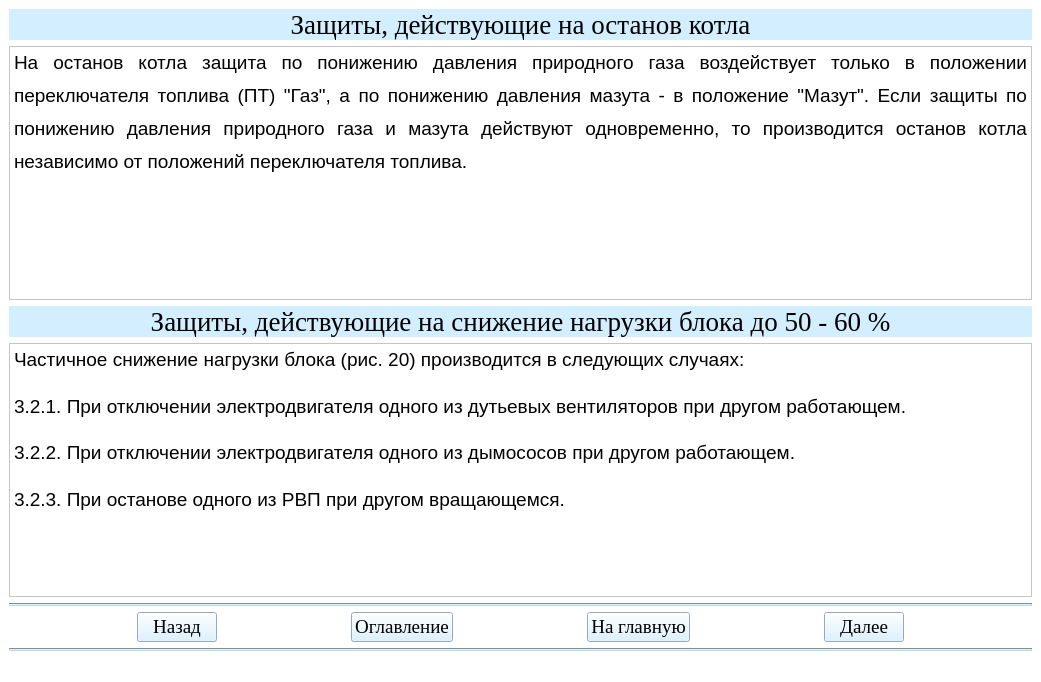
<?xml version="1.0" encoding="UTF-8"?>
<ui version="4.0">
 <class>Teoria30Window</class>
 <widget class="QMainWindow" name="Teoria30Window">
  <property name="geometry">
   <rect>
    <x>0</x>
    <y>0</y>
    <width>1041</width>
    <height>682</height>
   </rect>
  </property>
  <property name="windowTitle">
   <string>АУК</string>
  </property>
  <property name="styleSheet">
   <string notr="true">background-color: rgb(255, 255, 255);</string>
  </property>
  <widget class="QWidget" name="centralwidget">
   <layout class="QGridLayout" name="gridLayout">
    <item row="1" column="0">
     <widget class="QTextBrowser" name="textBrowser">
      <property name="html">
       <string>&lt;!DOCTYPE HTML PUBLIC &quot;-//W3C//DTD HTML 4.0//EN&quot; &quot;http://www.w3.org/TR/REC-html40/strict.dtd&quot;&gt;
&lt;html&gt;&lt;head&gt;&lt;meta name=&quot;qrichtext&quot; content=&quot;1&quot; /&gt;&lt;style type=&quot;text/css&quot;&gt;
p, li { white-space: pre-wrap; }
&lt;/style&gt;&lt;/head&gt;&lt;body style=&quot; font-family:'MS Shell Dlg 2'; font-size:8.25pt; font-weight:400; font-style:normal;&quot;&gt;
&lt;p align=&quot;justify&quot; style=&quot; margin-top:12px; margin-bottom:0px; margin-left:0px; margin-right:0px; -qt-block-indent:0; text-indent:0px; line-height:150%;&quot;&gt;&lt;span style=&quot; font-family:'Times New Roman,serif'; font-size:14pt;&quot;&gt;На останов котла защита по понижению давления природного газа воздействует только в положении переключателя топлива (ПТ) &amp;quot;Газ&amp;quot;, а по понижению давления мазута - в положение &amp;quot;Мазут&amp;quot;. Если защиты по понижению давления природного газа и мазута действуют одновременно, то производится останов котла независимо от положений переключателя топлива.&lt;/span&gt;&lt;span style=&quot; font-size:8pt;&quot;&gt; &lt;/span&gt;&lt;/p&gt;&lt;/body&gt;&lt;/html&gt;</string>
      </property>
     </widget>
    </item>
    <item row="0" column="0">
     <widget class="QLabel" name="label_3">
      <property name="font">
       <font>
        <family>Times New Roman</family>
        <pointsize>20</pointsize>
       </font>
      </property>
      <property name="styleSheet">
       <string notr="true">background-color: rgb(211, 239, 255);</string>
      </property>
      <property name="text">
       <string>Защиты, действующие на останов котла</string>
      </property>
      <property name="alignment">
       <set>Qt::AlignCenter</set>
      </property>
     </widget>
    </item>
    <item row="4" column="0">
     <widget class="QTextBrowser" name="textBrowser_2">
      <property name="html">
       <string>&lt;!DOCTYPE HTML PUBLIC &quot;-//W3C//DTD HTML 4.0//EN&quot; &quot;http://www.w3.org/TR/REC-html40/strict.dtd&quot;&gt;
&lt;html&gt;&lt;head&gt;&lt;meta name=&quot;qrichtext&quot; content=&quot;1&quot; /&gt;&lt;style type=&quot;text/css&quot;&gt;
p, li { white-space: pre-wrap; }
&lt;/style&gt;&lt;/head&gt;&lt;body style=&quot; font-family:'MS Shell Dlg 2'; font-size:8.25pt; font-weight:400; font-style:normal;&quot;&gt;
&lt;p align=&quot;justify&quot; style=&quot; margin-top:12px; margin-bottom:0px; margin-left:0px; margin-right:0px; -qt-block-indent:0; text-indent:0px; line-height:150%;&quot;&gt;&lt;span style=&quot; font-family:'Times New Roman,serif'; font-size:14pt;&quot;&gt;Частичное снижение нагрузки блока (рис. 20) производится в следующих случаях:&lt;/span&gt;&lt;span style=&quot; font-size:8pt;&quot;&gt; &lt;/span&gt;&lt;/p&gt;
&lt;p align=&quot;justify&quot; style=&quot; margin-top:12px; margin-bottom:0px; margin-left:0px; margin-right:0px; -qt-block-indent:0; text-indent:0px; line-height:150%;&quot;&gt;&lt;span style=&quot; font-family:'Times New Roman,serif'; font-size:14pt;&quot;&gt;3.2.1. При отключении электродвигателя одного из дутьевых вентиляторов при другом работающем.&lt;/span&gt;&lt;span style=&quot; font-size:8pt;&quot;&gt; &lt;/span&gt;&lt;/p&gt;
&lt;p align=&quot;justify&quot; style=&quot; margin-top:12px; margin-bottom:0px; margin-left:0px; margin-right:0px; -qt-block-indent:0; text-indent:0px; line-height:150%;&quot;&gt;&lt;span style=&quot; font-family:'Times New Roman,serif'; font-size:14pt;&quot;&gt;3.2.2. При отключении электродвигателя одного из дымососов при другом работающем.&lt;/span&gt;&lt;span style=&quot; font-size:8pt;&quot;&gt; &lt;/span&gt;&lt;/p&gt;
&lt;p align=&quot;justify&quot; style=&quot; margin-top:12px; margin-bottom:0px; margin-left:0px; margin-right:0px; -qt-block-indent:0; text-indent:0px; line-height:150%;&quot;&gt;&lt;span style=&quot; font-family:'Times New Roman,serif'; font-size:14pt;&quot;&gt;3.2.3. При останове одного из РВП при другом вращающемся.&lt;/span&gt;&lt;span style=&quot; font-size:8pt;&quot;&gt; &lt;/span&gt;&lt;/p&gt;&lt;/body&gt;&lt;/html&gt;</string>
      </property>
     </widget>
    </item>
    <item row="6" column="0">
     <layout class="QHBoxLayout" name="horizontalLayout">
      <item>
       <spacer name="horizontalSpacer_2">
        <property name="orientation">
         <enum>Qt::Horizontal</enum>
        </property>
        <property name="sizeHint" stdset="0">
         <size>
          <width>40</width>
          <height>20</height>
         </size>
        </property>
       </spacer>
      </item>
      <item>
       <widget class="QPushButton" name="btn_return30">
        <property name="sizePolicy">
         <sizepolicy hsizetype="Minimum" vsizetype="Fixed">
          <horstretch>0</horstretch>
          <verstretch>0</verstretch>
         </sizepolicy>
        </property>
        <property name="font">
         <font>
          <family>Times New Roman</family>
          <pointsize>14</pointsize>
          <weight>50</weight>
          <bold>false</bold>
         </font>
        </property>
        <property name="styleSheet">
         <string notr="true">background-color: rgb(211, 239, 255);
color: rgb(0, 0, 0);</string>
        </property>
        <property name="text">
         <string>Назад</string>
        </property>
       </widget>
      </item>
      <item>
       <spacer name="horizontalSpacer_5">
        <property name="orientation">
         <enum>Qt::Horizontal</enum>
        </property>
        <property name="sizeHint" stdset="0">
         <size>
          <width>40</width>
          <height>20</height>
         </size>
        </property>
       </spacer>
      </item>
      <item>
       <widget class="QPushButton" name="btn_oglavlenie30">
        <property name="font">
         <font>
          <family>Times New Roman</family>
          <pointsize>14</pointsize>
         </font>
        </property>
        <property name="styleSheet">
         <string notr="true">background-color: rgb(211, 239, 255);
color: rgb(0, 0, 0);</string>
        </property>
        <property name="text">
         <string>Оглавление</string>
        </property>
       </widget>
      </item>
      <item>
       <spacer name="horizontalSpacer">
        <property name="orientation">
         <enum>Qt::Horizontal</enum>
        </property>
        <property name="sizeHint" stdset="0">
         <size>
          <width>40</width>
          <height>20</height>
         </size>
        </property>
       </spacer>
      </item>
      <item>
       <widget class="QPushButton" name="btn_glavnaya30">
        <property name="font">
         <font>
          <family>Times New Roman</family>
          <pointsize>14</pointsize>
          <weight>50</weight>
          <bold>false</bold>
         </font>
        </property>
        <property name="styleSheet">
         <string notr="true">background-color: rgb(211, 239, 255);
color: rgb(0, 0, 0);</string>
        </property>
        <property name="text">
         <string>На главную</string>
        </property>
       </widget>
      </item>
      <item>
       <spacer name="horizontalSpacer_3">
        <property name="orientation">
         <enum>Qt::Horizontal</enum>
        </property>
        <property name="sizeHint" stdset="0">
         <size>
          <width>40</width>
          <height>20</height>
         </size>
        </property>
       </spacer>
      </item>
      <item>
       <widget class="QPushButton" name="btn_dalee30">
        <property name="font">
         <font>
          <family>Times New Roman</family>
          <pointsize>14</pointsize>
          <weight>50</weight>
          <bold>false</bold>
         </font>
        </property>
        <property name="styleSheet">
         <string notr="true">background-color: rgb(211, 239, 255);
color: rgb(0, 0, 0);</string>
        </property>
        <property name="text">
         <string>Далее</string>
        </property>
       </widget>
      </item>
      <item>
       <spacer name="horizontalSpacer_4">
        <property name="orientation">
         <enum>Qt::Horizontal</enum>
        </property>
        <property name="sizeHint" stdset="0">
         <size>
          <width>40</width>
          <height>20</height>
         </size>
        </property>
       </spacer>
      </item>
     </layout>
    </item>
    <item row="5" column="0">
     <widget class="Line" name="line">
      <property name="styleSheet">
       <string notr="true">background-color: rgb(191, 216, 230);</string>
      </property>
      <property name="orientation">
       <enum>Qt::Horizontal</enum>
      </property>
     </widget>
    </item>
    <item row="7" column="0">
     <widget class="Line" name="line_2">
      <property name="styleSheet">
       <string notr="true">background-color: rgb(191, 216, 230);</string>
      </property>
      <property name="orientation">
       <enum>Qt::Horizontal</enum>
      </property>
     </widget>
    </item>
    <item row="2" column="0">
     <widget class="QLabel" name="label_4">
      <property name="font">
       <font>
        <family>Times New Roman</family>
        <pointsize>20</pointsize>
       </font>
      </property>
      <property name="styleSheet">
       <string notr="true">background-color: rgb(211, 239, 255);</string>
      </property>
      <property name="text">
       <string>Защиты, действующие на снижение нагрузки блока до 50 - 60 %</string>
      </property>
      <property name="alignment">
       <set>Qt::AlignCenter</set>
      </property>
     </widget>
    </item>
   </layout>
  </widget>
  <widget class="QStatusBar" name="statusbar"/>
 </widget>
 <resources/>
 <connections/>
</ui>
